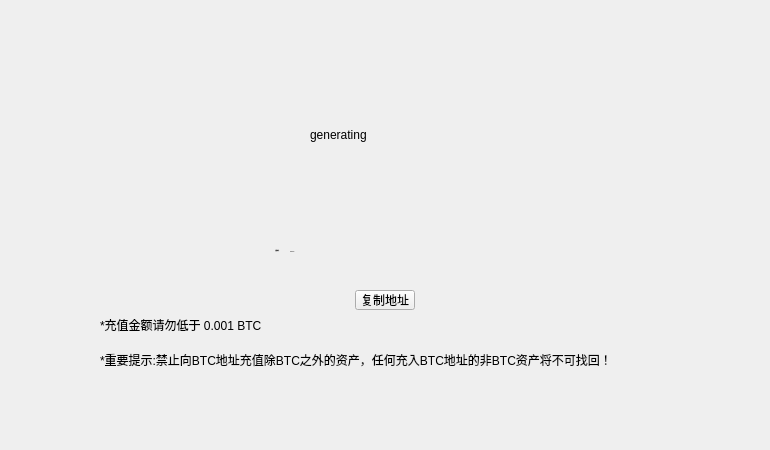
<?xml version="1.0" encoding="UTF-8"?>
<ui version="4.0">
 <class>DepositQrcodeWidget</class>
 <widget class="QWidget" name="DepositQrcodeWidget">
  <property name="geometry">
   <rect>
    <x>0</x>
    <y>0</y>
    <width>770</width>
    <height>450</height>
   </rect>
  </property>
  <property name="windowTitle">
   <string>Form</string>
  </property>
  <widget class="QLabel" name="label_qrcode">
   <property name="geometry">
    <rect>
     <x>310</x>
     <y>60</y>
     <width>150</width>
     <height>150</height>
    </rect>
   </property>
   <property name="text">
    <string>generating</string>
   </property>
  </widget>
  <widget class="QLabel" name="label_warning">
   <property name="geometry">
    <rect>
     <x>100</x>
     <y>340</y>
     <width>551</width>
     <height>40</height>
    </rect>
   </property>
   <property name="text">
    <string>*重要提示:禁止向BTC地址充值除BTC之外的资产，任何充入BTC地址的非BTC资产将不可找回！</string>
   </property>
   <property name="wordWrap">
    <bool>true</bool>
   </property>
  </widget>
  <widget class="QLabel" name="label_mark">
   <property name="geometry">
    <rect>
     <x>80</x>
     <y>240</y>
     <width>200</width>
     <height>21</height>
    </rect>
   </property>
   <property name="font">
    <font>
     <family>微软雅黑</family>
     <pointsize>-1</pointsize>
     <weight>50</weight>
     <italic>false</italic>
     <bold>false</bold>
    </font>
   </property>
   <property name="styleSheet">
    <string notr="true">font: 13px &quot;微软雅黑&quot;;</string>
   </property>
   <property name="text">
    <string>充值地址：</string>
   </property>
   <property name="alignment">
    <set>Qt::AlignRight|Qt::AlignTrailing|Qt::AlignVCenter</set>
   </property>
  </widget>
  <widget class="QLabel" name="label_address">
   <property name="geometry">
    <rect>
     <x>290</x>
     <y>236</y>
     <width>300</width>
     <height>31</height>
    </rect>
   </property>
   <property name="font">
    <font>
     <family>微软雅黑</family>
     <pointsize>-1</pointsize>
     <weight>50</weight>
     <italic>false</italic>
     <bold>false</bold>
    </font>
   </property>
   <property name="styleSheet">
    <string notr="true">font: 13px &quot;微软雅黑&quot;;</string>
   </property>
   <property name="text">
    <string>TextLabel</string>
   </property>
   <property name="textInteractionFlags">
    <set>Qt::LinksAccessibleByMouse|Qt::TextSelectableByMouse</set>
   </property>
  </widget>
  <widget class="QToolButton" name="toolButton">
   <property name="geometry">
    <rect>
     <x>355</x>
     <y>290</y>
     <width>60</width>
     <height>20</height>
    </rect>
   </property>
   <property name="font">
    <font>
     <family>Leelawadee UI</family>
     <pointsize>9</pointsize>
    </font>
   </property>
   <property name="cursor">
    <cursorShape>PointingHandCursor</cursorShape>
   </property>
   <property name="text">
    <string>复制地址</string>
   </property>
  </widget>
  <widget class="QLabel" name="tipLabel">
   <property name="geometry">
    <rect>
     <x>100</x>
     <y>310</y>
     <width>551</width>
     <height>30</height>
    </rect>
   </property>
   <property name="text">
    <string>*充值金额请勿低于 0.001 BTC</string>
   </property>
   <property name="wordWrap">
    <bool>true</bool>
   </property>
  </widget>
 </widget>
 <resources/>
 <connections/>
</ui>
